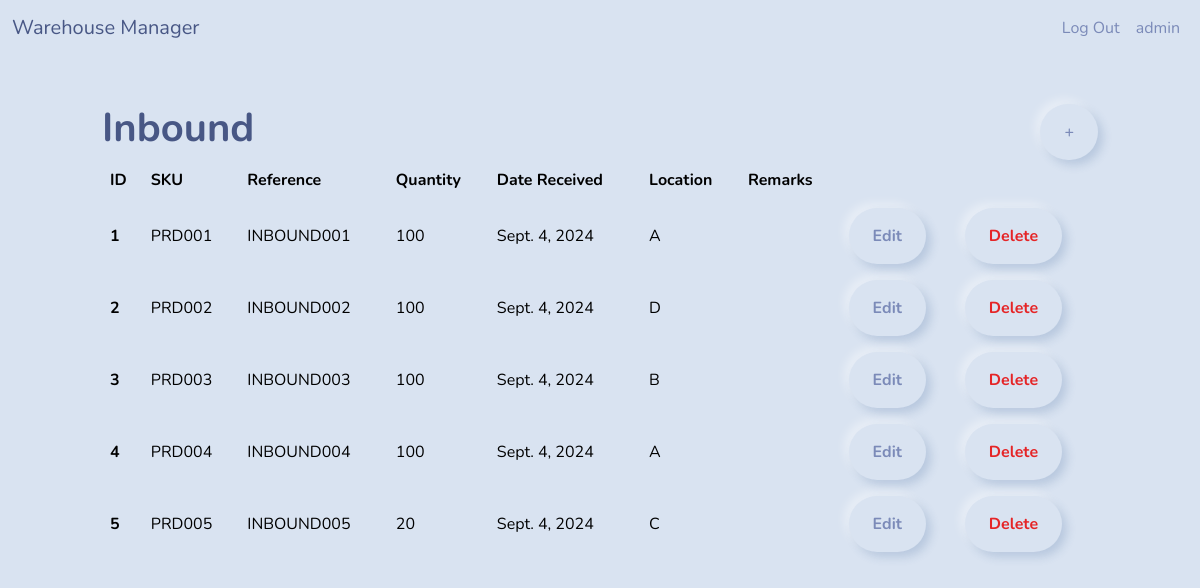
Screenshot of /api/inbound/ (signed in) with the database file from the repository.
### warehouse/models.py (models this page shows, shortened)
class Inbound(models.Model):
    STORAGE_CHOICES = [
        ('A', 'Storage A'),
        ('B', 'Storage B'),
        ('C', 'Storage C'),
        ('D', 'Storage D'),
    ]
    product_sku = models.ForeignKey(Inventory, on_delete=models.CASCADE)
    reference = models.CharField(max_length=10, editable=False)
    quantity_received = models.IntegerField()
    date_received = models.DateField(auto_now_add=True)
    location = models.CharField(max_length=1, choices=STORAGE_CHOICES, default='A')
    remarks = models.TextField(blank=True, null=True)

class Inventory(models.Model):
    CATEGORY_CHOICES = [
        ('Electronic', 'Electronic'),
        ('Furniture', 'Furniture'),
        ('Clothing', 'Clothing'),
    ]
    STORAGE_CHOICES = [
        ('A', 'Storage A'),
        ('B', 'Storage B'),
        ('C', 'Storage C'),
        ('D', 'Storage D'),
    ]
    product_sku = models.CharField(max_length=100, unique=True, editable=False)  # Set editable=False
    name = models.CharField(max_length=255)
    category = models.CharField(max_length=50, choices=CATEGORY_CHOICES, default='Electronic')
    quantity = models.IntegerField()
    location = models.CharField(max_length=1, choices=STORAGE_CHOICES, default='A')
    supplier = models.CharField(max_length=255, blank=True)
    class Meta:
        verbose_name_plural = 'inventories'

### warehouse/views.py (the view)
# urls.py: path('inbound/', InboundListView.as_view(), name='inbound-list'),
class InboundListView(LoginRequiredMixin, ListView):
    model = Inbound
    template_name = 'inbound_list.html'
    context_object_name = 'inbounds'
    permission_classes = [IsAuthenticated]

### warehouse/templates/inbound_list.html (shortened to what this page needs)
{% extends 'base.html' %}
{% block content %}
    <div class="row">
        <div class="col-md-10 col-10 mx-auto mt-5">
            <div class="d-flex justify-content-between align-items-center">
                <h1 class="fw-bold">Inbound</h1>
                <a href="{% url 'inbound-add' %}" class="btn">+</a>
            </div>
            <table class="table table-hover">
                <thead>
                    <tr>
                        <th scope="col">ID</th>
                        <th scope="col">SKU</th>
                        <th scope="col">Reference</th>
                        <th scope="col">Quantity</th>
                        <th scope="col">Date Received</th>
                        <th scope="col">Location</th>
                        <th scope="col">Remarks</th>
                        <th scope="col"></th>
                        <th scope="col"></th>
                    </tr>
                </thead>
                <tbody>
                {% for inbound in inbounds %}
                    <tr>
                        <th class="align-middle" scope="row">{{ inbound.id }}</th>
                        <td class="align-middle">{{ inbound.product_sku.product_sku }}</td>
                        <td class="align-middle">{{ inbound.reference }}</td>
                        <td class="align-middle">{{ inbound.quantity_received }}</td>
                        <td class="align-middle">{{ inbound.date_received }}</td>
                        <td class="align-middle">{{ inbound.location }}</td>
                        <td class="align-middle">{{ inbound.remarks }}</td>
                        <td class="align-middle"><a href="{% url 'inbound-edit' inbound.id %}" class="btn fw-bold">Edit</a></td>
                        <td class="align-middle"><a href="{% url 'inbound-delete' inbound.id %}" class="btn text-danger fw-bold">Delete</a></td>
                    </tr>
                {% endfor %}
                </tbody>
            </table>
        </div>
    </div>
{% endblock content %}

### warehouse/templates/nav.html (shortened to what this page needs)
<nav class="navbar navbar-expand-lg">
    <div class="container-fluid">
        <a class="navbar-brand" href="{% url 'index' %}">Warehouse Manager</a>
        <div class="collapse navbar-collapse justify-content-end" id="navbarNav">
            <ul class="navbar-nav">
                {% if user.is_authenticated %}
                    <form action="{% url 'logout' %}" method="post">
                        <button type="submit" class="nav-link">Log Out</button>
                    </form>
                    <li class="nav-item d-flex align-items-center">
                        <a class="nav-link" href="#">{{ user.username }}</a>
                    </li>
                {% endif %}
            </ul>
        </div>
    </div>
</nav>

### rows the page displays
Inbound: id "1", product_sku.product_sku "PRD001", reference "INBOUND001", quantity_received "100", date_received "Sept. 4, 2024", location "A"
Inbound: id "2", product_sku.product_sku "PRD002", reference "INBOUND002", quantity_received "100", date_received "Sept. 4, 2024", location "D"
Inbound: id "3", product_sku.product_sku "PRD003", reference "INBOUND003", quantity_received "100", date_received "Sept. 4, 2024", location "B"
Inbound: id "4", product_sku.product_sku "PRD004", reference "INBOUND004", quantity_received "100", date_received "Sept. 4, 2024", location "A"
Inbound: id "5", product_sku.product_sku "PRD005", reference "INBOUND005", quantity_received "20", date_received "Sept. 4, 2024", location "C"

### other values shown
{{ user.username }} "admin"
